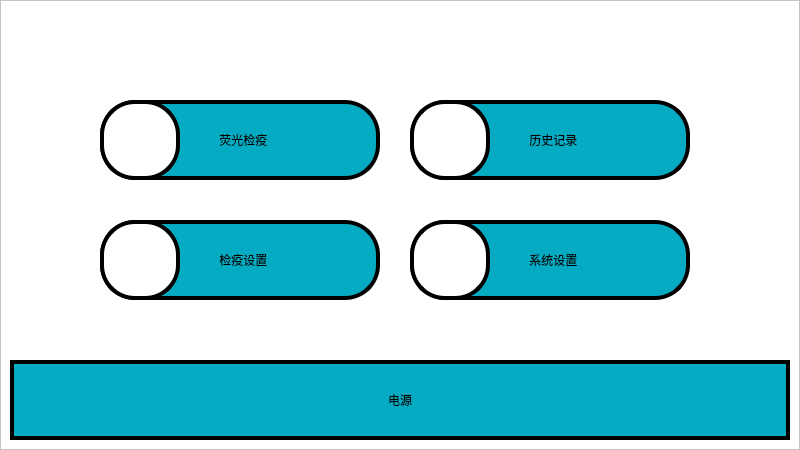
<?xml version="1.0" encoding="UTF-8"?>
<ui version="4.0">
 <class>HomeForm</class>
 <widget class="QWidget" name="HomeForm">
  <property name="geometry">
   <rect>
    <x>0</x>
    <y>0</y>
    <width>800</width>
    <height>450</height>
   </rect>
  </property>
  <property name="windowTitle">
   <string>Form</string>
  </property>
  <property name="styleSheet">
   <string notr="true">background-color: rgb(255, 255, 255);</string>
  </property>
  <widget class="QFrame" name="frame">
   <property name="geometry">
    <rect>
     <x>0</x>
     <y>0</y>
     <width>800</width>
     <height>450</height>
    </rect>
   </property>
   <property name="frameShape">
    <enum>QFrame::StyledPanel</enum>
   </property>
   <property name="frameShadow">
    <enum>QFrame::Raised</enum>
   </property>
   <widget class="QLabel" name="label_2">
    <property name="geometry">
     <rect>
      <x>410</x>
      <y>100</y>
      <width>80</width>
      <height>80</height>
     </rect>
    </property>
    <property name="styleSheet">
     <string notr="true">font: 20pt &quot;幼圆&quot;;
border:4px solid rgb(0,0,0);
background-color: rgb(255, 255, 255);
border-radius: 35px;

</string>
    </property>
    <property name="text">
     <string/>
    </property>
   </widget>
   <widget class="QPushButton" name="btnData">
    <property name="geometry">
     <rect>
      <x>100</x>
      <y>100</y>
      <width>280</width>
      <height>80</height>
     </rect>
    </property>
    <property name="styleSheet">
     <string notr="true">QPushButton {
font: 20pt &quot;宋体&quot;;
border:4px solid rgb(0,0,0);
border-radius: 35px;
background-color:#05abc2;
}

QPushButton:pressed{
background-color: rgb(255, 0, 0);
}
</string>
    </property>
    <property name="text">
     <string>  荧光检疫</string>
    </property>
   </widget>
   <widget class="QLabel" name="label_4">
    <property name="geometry">
     <rect>
      <x>410</x>
      <y>220</y>
      <width>80</width>
      <height>80</height>
     </rect>
    </property>
    <property name="styleSheet">
     <string notr="true">font: 20pt &quot;幼圆&quot;;
border:4px solid rgb(0,0,0);
background-color: rgb(255, 255, 255);
border-radius: 35px;

</string>
    </property>
    <property name="text">
     <string/>
    </property>
   </widget>
   <widget class="QLabel" name="label">
    <property name="geometry">
     <rect>
      <x>100</x>
      <y>100</y>
      <width>80</width>
      <height>80</height>
     </rect>
    </property>
    <property name="styleSheet">
     <string notr="true">font: 20pt &quot;幼圆&quot;;
border:4px solid rgb(0,0,0);
background-color: rgb(255, 255, 255);
border-radius: 35px;

</string>
    </property>
    <property name="text">
     <string/>
    </property>
   </widget>
   <widget class="QPushButton" name="btnSet">
    <property name="geometry">
     <rect>
      <x>100</x>
      <y>220</y>
      <width>280</width>
      <height>80</height>
     </rect>
    </property>
    <property name="styleSheet">
     <string notr="true">QPushButton {
font: 20pt &quot;宋体&quot;;
border:4px solid rgb(0,0,0);
border-radius: 35px;
background-color:#05abc2;
}

QPushButton:pressed{
background-color: rgb(255, 0, 0);
}
</string>
    </property>
    <property name="text">
     <string>  检疫设置</string>
    </property>
   </widget>
   <widget class="QPushButton" name="btnPower">
    <property name="geometry">
     <rect>
      <x>10</x>
      <y>360</y>
      <width>780</width>
      <height>80</height>
     </rect>
    </property>
    <property name="styleSheet">
     <string notr="true">QPushButton {
font: 20pt &quot;宋体&quot;;
border:4px solid rgb(0,0,0);
background-color:#05abc2;
}

QPushButton:pressed{
background-color: rgb(255, 0, 0);
}
</string>
    </property>
    <property name="text">
     <string>电源</string>
    </property>
   </widget>
   <widget class="QLabel" name="label_3">
    <property name="geometry">
     <rect>
      <x>100</x>
      <y>220</y>
      <width>80</width>
      <height>80</height>
     </rect>
    </property>
    <property name="styleSheet">
     <string notr="true">font: 20pt &quot;幼圆&quot;;
border:4px solid rgb(0,0,0);
background-color: rgb(255, 255, 255);
border-radius: 35px;

</string>
    </property>
    <property name="text">
     <string/>
    </property>
   </widget>
   <widget class="QPushButton" name="btnPara">
    <property name="geometry">
     <rect>
      <x>410</x>
      <y>220</y>
      <width>280</width>
      <height>80</height>
     </rect>
    </property>
    <property name="styleSheet">
     <string notr="true">QPushButton {
font: 20pt &quot;宋体&quot;;
border:4px solid rgb(0,0,0);
border-radius: 35px;
background-color:#05abc2;
}

QPushButton:pressed{
background-color: rgb(255, 0, 0);
}
</string>
    </property>
    <property name="text">
     <string>  系统设置</string>
    </property>
   </widget>
   <widget class="QPushButton" name="btnHistory">
    <property name="geometry">
     <rect>
      <x>410</x>
      <y>100</y>
      <width>280</width>
      <height>80</height>
     </rect>
    </property>
    <property name="styleSheet">
     <string notr="true">QPushButton {
font: 20pt &quot;宋体&quot;;
border:4px solid rgb(0,0,0);
border-radius: 35px;
background-color:#05abc2;
}

QPushButton:pressed{
background-color: rgb(255, 0, 0);
}
</string>
    </property>
    <property name="text">
     <string>  历史记录</string>
    </property>
   </widget>
   <zorder>btnData</zorder>
   <zorder>label</zorder>
   <zorder>btnSet</zorder>
   <zorder>btnPower</zorder>
   <zorder>label_3</zorder>
   <zorder>btnHistory</zorder>
   <zorder>btnPara</zorder>
   <zorder>label_4</zorder>
   <zorder>label_2</zorder>
  </widget>
 </widget>
 <resources/>
 <connections/>
</ui>
